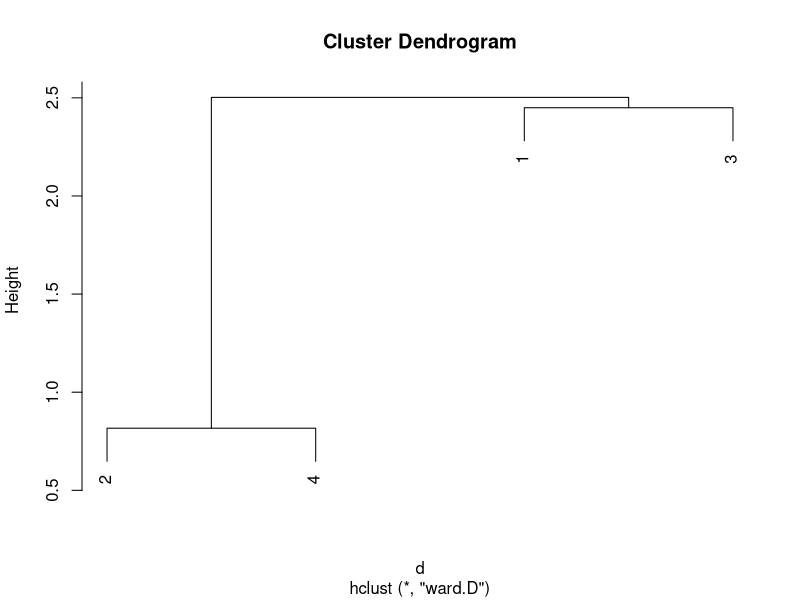

Write R code to recreate this figure. (Note: this script raises an error after producing the figure.)
#
# Cluster Analysis
# Author: galaa
# Created on 2016/03/19 07:49:41
#

# Library dependence

library(MASS);

# Data

X = matrix(
  c(-21.9, -15.2, -17.1, -18.3, -20.5, -17.8, -20.6, -23.7, -20.2, -17.7, -17.3, -22.7, -14.4, -13.8, -21.2, -22.2, -20.2, -22.4, -23.9, -21.8, -30.6, -24.0, -16.3, -11.3, -13.0, -14.1, -16.0, -14.5, -15.1, -18.0, -15.0, -11.8, -12.3, -18.4, -10.7, -9.0, -16.0, -16.3, -15.7, -16.9, -18.6, -16.2, -27.6, -18.5, -7.3, -5.7, -5.9, -6.8, -7.4, -8.3, -6.1, -6.4, -7.0, -2.7, -4.8, -9.8, -5.2, -1.5, -6.6, -5.8, -8.1, -5.7, -8.1, -6.6, -16.3, -7.1, 2.7, 3.3, 2.9, 2.8, 2.9, 0.8, 3.8, 4.6, 4.6, 7.5, 4.5, 2.1, 3.4, 7.8, 4.7, 4.8, 1.7, 5.5, 3.8, 3.7, 2.8, 4.4, 10.2, 9.5, 10.5, 10.2, 10.0, 8.0, 11.7, 12.2, 12.4, 15.1, 11.9, 9.4, 9.8, 14.6, 12.5, 12.2, 9.1, 13.0, 11.6, 11.1, 12.7, 11.8, 16.4, 14.7, 15.9, 16, 15.8, 13.7, 18, 18.4, 19, 21.5, 18.2, 15.2, 15.5, 20.4, 18.6, 18.5, 15.3, 18.6, 17.8, 17, 18.4, 18, 19.3, 16.6, 17.9, 18.2, 17.9, 16, 21, 20.8, 21.7, 24.5, 21.1, 17.6, 17.8, 23.3, 21.5, 21, 18.1, 20.6, 20.5, 18.8, 20.6, 20.4, 16.7, 14.7, 15.9, 16.1, 15.6, 13.6, 18.2, 18.4, 19.3, 21.7, 18.4, 14.8, 15.6, 20.7, 19.3, 18.4, 15.5, 18.2, 17.8, 16.4, 17.8, 17.8, 9.9, 9.0, 9.6, 9.7, 8.5, 7.6, 11.6, 11.0, 12.2, 15.1, 11.9, 8.2, 10.2, 14.9, 12.5, 10.9, 8.9, 11.9, 10.9, 9.4, 10.5, 10.3, 0.5, 1.5, 1.3, 0.6, -0.2, -0.9, 1.9, 1.7, 2.2, 5.1, 2.6, -0.9, 2.1, 5.8, 2.4, 1.8, -0.4, 2.4, 0.7, 0.9, 1.6, 0.8, -11.4, -7.2, -7.7, -9.2, -11.1, -9.7, -9.8, -10.4, -9.6, -6.7, -8.1, -12.5, -6.9, -4.2, -9.6, -9.9, -11.1, -8.9, -11.9, -9.9, -8.6, -11.2, -19.6, -12.6, -14.4, -15.8, -18.2, -15.0, -17.8, -20.2, -17.7, -15.1, -15.0, -19.9, -12.3, -11.2, -18.2, -19.3, -17.7, -18.0, -20.5, -18.3, -23.6, -20.4),
  nrow = 22,
  ncol = 12,
  byrow = FALSE
);

print(X);

# Alternate Data

X = matrix(
  c(2,-1,3,2,-1,2,2,3),
  nrow = 4,
  ncol = 2,
  byrow = TRUE
);

print(X);

# Prepare Data

X <- na.omit(X); # listwise deletion of missing
X <- scale(X); # standardize variables

# Hierarchical Agglomerative

d <- dist(X, method = "euclidean"); # distance matrix
cl <- hclust(d, method = "ward");
plot(cl); # display dendrogram
groups <- cutree(cl, k = 5); # cut tree into 5 clusters
rect.hclust(cl, k = 5, border = "red"); # draw dendogram with red borders around the 5 clusters 

# K-Means Cluster Analysis

cl <- kmeans(X, 5); # 5 cluster solution
aggregate(X, by = list(cl$cluster), FUN = mean); # get cluster means
X <- data.frame(X, cl$cluster); # append cluster assignment

# Plotting Cluster Solutions

cl <- kmeans(X, 5); # K-Means Clustering with 5 clusters

library(cluster);
clusplot(X, cl$cluster, color = TRUE, shade = TRUE, labels = 2, lines = 0); # Cluster Plot against 1st 2 principal components

# Comparing 2 cluster solutions

library(fpc);
cluster.stats(d, cl1$cluster, cl2$cluster);
